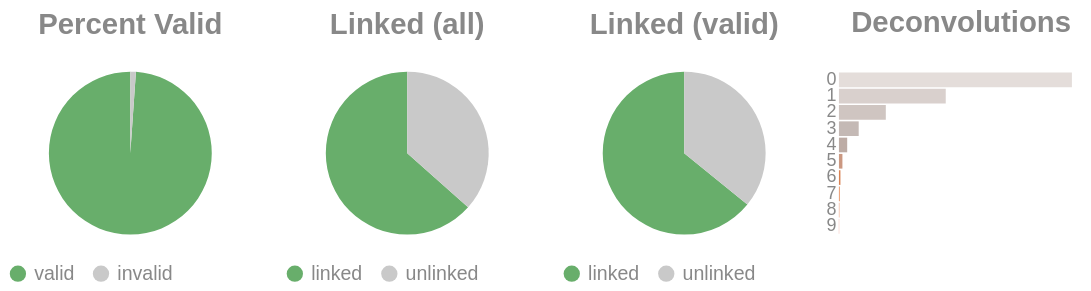

Notebook cell for this chart:
### Code cell
if SKIPLR:
    pass
else:
    clash = Counter()
    for i in valids['molecule'].to_list():
        _mol = i.split("-")
        if len(_mol) == 1:
            clash.update('0')
        else:
            clash.update(_mol[-1])

    _d = {"deconvolutions": [], 'count': []}
    for k,v in clash.items():
        _d['deconvolutions'].append(k)
        _d['count'].append(v)

    tot_valid = valids['reads'].sum()
    mask = valids['reads'] >= 2
    n_linked_reads = valids.filter(mask)['reads'].sum()
    if n_linked_reads == 0:
        print_html("No linked molecules (>=2 reads) were detected; skipping linked-only distributions.")
        SKIPLR = True
    else:
        perc_valid = round(tot_valid / n_reads, 4)
        linked_perc_abs = round(n_linked_reads / n_reads, 4)
        linked_perc = round(n_linked_reads / tot_valid, 4)

    _valid = pl.DataFrame({"valids": ['valid', 'invalid'], "count": [tot_valid, n_reads - tot_valid]})
    _linked_abs = pl.DataFrame({"linked (absolute)": ['linked', 'unlinked'], "count": [n_linked_reads, n_reads - n_linked_reads]})
    _linked_rel = pl.DataFrame({"linked (valids)": ['linked', 'unlinked'], "count": [n_linked_reads, tot_valid - n_linked_reads]})

    (
        alt.hconcat(
            piechart(_valid, goodval = 'valid', title = "Percent Valid"),
            piechart(_linked_abs, goodval = "linked", title =  "Linked (all)"),
            piechart(_linked_rel, goodval = "linked", title =  "Linked (valid)"),
            convolutionbar(pl.DataFrame(_d), title = "Deconvolutions"),
            center = True,
            bounds = 'flush'
        )
        .resolve_scale(color='independent')
        .resolve_legend('independent')
        .properties(usermeta={'embedOptions': {"actions": False}})
    ).display()

### Figure 1 — Vega-Lite specification as saved in the notebook (floating-point values rounded to 4 significant figures)
{"width": "container", "height": 400, "config": {"title": {"anchor": "start", "dy": -15, "fontSize": 18, "color": "#888888", "subtitleColor": "#888888", "subtitleFontSize": 14}, "arc": {"fill": "#0072B2"}, "axis": {"domainColor": "#888888", "domainWidth": 0.5, "gridWidth": 0.2, "grid": false, "titleFontWeight": 400, "titleFontSize": 15, "labelFontSize": 11, "labelColor": "#888888", "tickColor": "#888888", "tickWidth": 0.2, "titleColor": "#888888"}, "axisBand": {"grid": false}, "axisX": {"grid": true, "tickSize": 10, "domainCap": "round"}, "axisY": {"domain": false, "grid": true, "tickSize": 0, "domainCap": "round"}, "background": "transparent", "header": {"labelFontSize": 15, "labelColor": "#888888", "titleFontSize": 15, "titleFontWeight": 600, "titleColor": "#888888"}, "legend": {"labelFont": "sans-serif", "labelFontSize": 12, "labelColor": "#888888", "symbolSize": 100, "symbolType": "circle", "titleFontSize": 12, "titlePadding": 10, "titleColor": "#888888", "title": null}, "range": {"category": ["#E69F00", "#56B4E9", "#009E73", "#F0E442", "#0072B2", "#D55E00", "#CC79A7", "#000000"], "diverging": ["#cfe8f3", "#a2d4ec", "#73bfe2", "#46abdb", "#1696d2", "#12719e"]}, "area": {"fill": "#0072B2", "fillOpacity": 0.7, "line": true, "strokeOpacity": 0.7}, "line": {"color": "#0072B2", "stroke": "#0072B2", "strokeWidth": 2}, "trail": {"color": "#0072B2", "stroke": "#0072B2", "strokeWidth": 0, "size": 1}, "point": {"filled": true, "fillOpacity": 1.0, "size": 95}, "text": {"color": "#888888", "fontSize": 11, "align": "right", "fontWeight": 400, "size": 11}, "bar": {"fill": "#0072B2", "stroke": null}, "view": {"stroke": null, "continuousWidth": 660, "continuousHeight": 400}}, "hconcat": [{"data": {"name": "data-6e7ef0d922f2a47d7165d0f701aa8077"}, "mark": {"type": "arc"}, "encoding": {"color": {"field": "valids", "legend": {"orient": "bottom", "title": null}, "scale": {"domain": ["valid", "invalid"], "range": ["#68ae6b", "#C9C9C9"]}, "title": "Valids", "type": "nominal"}, "theta": {"field": "count", "type": "quantitative"}, "tooltip": [{"field": "valids", "title": "Valids", "type": "ordinal"}, {"field": "percent", "format": ".2%", "title": "Percent", "type": "quantitative"}, {"field": "count", "title": "Count", "type": "quantitative"}]}, "height": 100, "title": {"text": "Percent Valid", "align": "center", "anchor": "middle"}, "transform": [{"calculate": "datum.count / 5461620", "as": "percent"}], "width": 150}, {"data": {"name": "data-dba8eb4f35bb65eedd10e81ff4d79965"}, "mark": {"type": "arc"}, "encoding": {"color": {"field": "linked (absolute)", "legend": {"orient": "bottom", "title": null}, "scale": {"domain": ["linked", "unlinked"], "range": ["#68ae6b", "#C9C9C9"]}, "title": "Linked (Absolute)", "type": "nominal"}, "theta": {"field": "count", "type": "quantitative"}, "tooltip": [{"field": "linked (absolute)", "title": "Linked (Absolute)", "type": "ordinal"}, {"field": "percent", "format": ".2%", "title": "Percent", "type": "quantitative"}, {"field": "count", "title": "Count", "type": "quantitative"}]}, "height": 100, "title": {"text": "Linked (all)", "align": "center", "anchor": "middle"}, "transform": [{"calculate": "datum.count / 5461620", "as": "percent"}], "width": 150}, {"data": {"name": "data-d3cf1e308c164d223e41f3dc5a4b6f3b"}, "mark": {"type": "arc"}, "encoding": {"color": {"field": "linked (valids)", "legend": {"orient": "bottom", "title": null}, "scale": {"domain": ["linked", "unlinked"], "range": ["#68ae6b", "#C9C9C9"]}, "title": "Linked (Valids)", "type": "nominal"}, "theta": {"field": "count", "type": "quantitative"}, "tooltip": [{"field": "linked (valids)", "title": "Linked (Valids)", "type": "ordinal"}, {"field": "percent", "format": ".2%", "title": "Percent", "type": "quantitative"}, {"field": "count", "title": "Count", "type": "quantitative"}]}, "height": 100, "title": {"text": "Linked (valid)", "align": "center", "anchor": "middle"}, "transform": [{"calculate": "datum.count / 5401649", "as": "percent"}], "width": 150}, {"data": {"name": "data-03f9acc94907d55aca5dfd29d9fdc5d3"}, "mark": {"type": "bar"}, "encoding": {"color": {"field": "deconvolutions", "legend": null, "scale": {"scheme": "lightgreyred"}, "type": "nominal"}, "tooltip": [{"field": "deconvolutions", "title": "Deconvolutions", "type": "ordinal"}, {"field": "percent", "format": ".2%", "title": "Percent", "type": "quantitative"}, {"field": "count", "title": "Count", "type": "quantitative"}], "x": {"axis": null, "field": "count", "type": "quantitative"}, "y": {"field": "deconvolutions", "sort": "ascending", "title": null, "type": "nominal"}}, "height": 100, "title": {"text": "Deconvolutions", "align": "center", "anchor": "middle"}, "transform": [{"calculate": "datum.count / 3099460", "as": "percent"}], "width": 150}], "bounds": "flush", "center": true, "resolve": {"legend": {"angle": "independent"}, "scale": {"color": "independent"}}, "usermeta": {"embedOptions": {"actions": false}}, "$schema": "https://vega.github.io/schema/vega-lite/v6.4.1.json", "datasets": {"data-6e7ef0d922f2a47d7165d0f701aa8077": [{"valids": "valid", "count": 5401649}, {"valids": "invalid", "count": 59971}], "data-dba8eb4f35bb65eedd10e81ff4d79965": [{"linked (absolute)": "linked", "count": 3463902}, {"linked (absolute)": "unlinked", "count": 1997718}], "data-d3cf1e308c164d223e41f3dc5a4b6f3b": [{"linked (valids)": "linked", "count": 3463902}, {"linked (valids)": "unlinked", "count": 1937747}], "data-03f9acc94907d55aca5dfd29d9fdc5d3": [{"deconvolutions": "0", "count": 1716163}, {"deconvolutions": "1", "count": 786806}, {"deconvolutions": "2", "count": 345281}, {"deconvolutions": "3", "count": 145576}, {"deconvolutions": "4", "count": 60823}, {"deconvolutions": "5", "count": 25613}, {"deconvolutions": "6", "count": 10999}, {"deconvolutions": "7", "count": 4899}, {"deconvolutions": "8", "count": 2224}, {"deconvolutions": "9", "count": 1076}]}}
